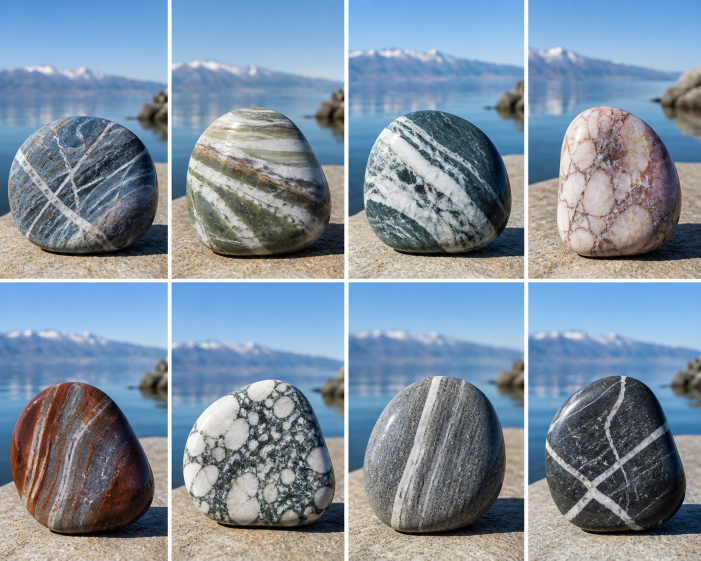
#> input picture media/stone_samples2_8.png, 1402 x 1122 px (shown at 1/2 size)
$ python image_cropper.py stone_samples2_8.png
#> lines starting #> are read from the running program, lines starting #| are printed output that depends on the picture
#!/usr/bin/env -S uv run
# /// script
# requires-python = ">=3.10"
# dependencies = [
#   "pillow>=10.0.0",
# ]
# ///

from PIL import Image
from pathlib import Path
import sys


OUTPUT_DIR = Path("./separate_samples")

# Increase this if you still see white padding lines.
# Try 8, 10, or 12 if needed.
CROP_INSET = 10


def find_white_runs(values, threshold=245, min_run=3):
    runs = []
    start = None

    for i, value in enumerate(values):
        if value >= threshold:
            if start is None:
                start = i
        else:
            if start is not None:
                if i - start >= min_run:
                    runs.append((start, i - 1))
                start = None

    if start is not None and len(values) - start >= min_run:
        runs.append((start, len(values) - 1))

    return runs


def midpoint(run):
    start, end = run
    return (start + end) // 2


def crop_grid(image_path):
#> called with image_path = 'stone_samples2_8.png'
    image_path = Path(image_path)

    if not image_path.exists():
        print(f"Skipping missing file: {image_path}")
        return False

    img = Image.open(image_path).convert("RGB")
#> img is the input picture: PIL image 1402x1122 RGB; mean R, G, B 126.7, 143.4, 160.1
    width, height = img.size
#> width = 1402; height = 1122

    OUTPUT_DIR.mkdir(parents=True, exist_ok=True)

    col_brightness = []
    for x in range(width):
        total = 0
        for y in range(height):
            r, g, b = img.getpixel((x, y))
            total += (r + g + b) / 3
        col_brightness.append(total / height)
#> after the loop, col_brightness = 1402 values, max 254.8 at index 1049, min 110.4 at index 980, mean 143.4

    row_brightness = []
    for y in range(height):
        total = 0
        for x in range(width):
            r, g, b = img.getpixel((x, y))
            total += (r + g + b) / 3
        row_brightness.append(total / width)
#> after the loop, row_brightness = 1122 values, max 253.1 at index 563, min 73.78 at index 506, mean 143.4

    vertical_runs = find_white_runs(col_brightness)
#> the loop in find_white_runs, `for i, value in enumerate(values):` made 1402 passes
#> value on passes 1 to 3: 146.7, 146.5, 146.8
#> after the loop in find_white_runs, `for i, value in enumerate(values):`: runs = [(336, 342), (689, 695), (1049, 1055)]
#> vertical_runs = [(336, 342), (689, 695), (1049, 1055)]
    horizontal_runs = find_white_runs(row_brightness)
#> the loop in find_white_runs (call 2), `for i, value in enumerate(values):` made 1122 passes
#> start on pass 559: 558
#> value on passes 1 to 6: 158.9, 158.9, 159.4, 159.5, 160.1, 160.2
#> horizontal_runs = [(558, 563)]

    vertical_separators = [
        run for run in vertical_runs
        if run[0] > 5 and run[1] < width - 6
    ]
#> vertical_separators = [(336, 342), (689, 695), (1049, 1055)]

    horizontal_separators = [
        run for run in horizontal_runs
        if run[0] > 5 and run[1] < height - 6
    ]
#> horizontal_separators = [(558, 563)]

    if len(vertical_separators) != 3 or len(horizontal_separators) != 1:
        print(f"Could not confidently detect a 4×2 grid in: {image_path}")
        print(f"Image size: {width}×{height}")
        print(f"Detected vertical separators: {vertical_separators}")
        print(f"Detected horizontal separators: {horizontal_separators}")
        return False

    x_bounds = [0] + [midpoint(run) for run in vertical_separators] + [width]
#> x_bounds = [0, 339, 692, 1052, 1402]
    y_bounds = [0] + [midpoint(run) for run in horizontal_separators] + [height]
#> y_bounds = [0, 560, 1122]

    prefix = image_path.stem
    count = 1

    print(f"\nCropping {image_path}...")

    for row in range(2):
        for col in range(4):
            left = x_bounds[col] + CROP_INSET
            right = x_bounds[col + 1] - CROP_INSET
            top = y_bounds[row] + CROP_INSET
            bottom = y_bounds[row + 1] - CROP_INSET

            if right <= left or bottom <= top:
                print(f"Skipping invalid crop for {image_path}, cell {count}")
                count += 1
                continue

            crop = img.crop((left, top, right, bottom))

            output_path = OUTPUT_DIR / f"{prefix}_stone_{count:02d}.png"
            crop.save(output_path)

            print(f"Saved {output_path}")
            count += 1
#> this loop made 2 passes
#> pass 1, in crop_grid, `crop.save(output_path)`:
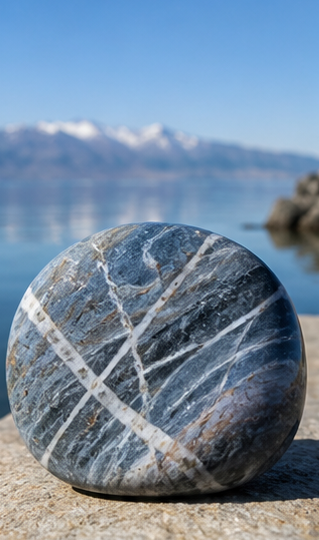
#> saved as stone_samples2_8_stone_01.png: PIL image 319x540 RGB; mean R, G, B 116.2, 137.1, 158.7
#> pass 1, in crop_grid, `crop.save(output_path)`:
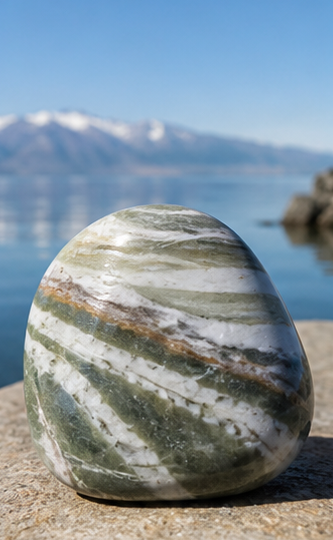
#> saved as stone_samples2_8_stone_02.png: PIL image 333x540 RGB; mean R, G, B 131.6, 146.9, 157.4
#> pass 1, in crop_grid, `crop.save(output_path)`:
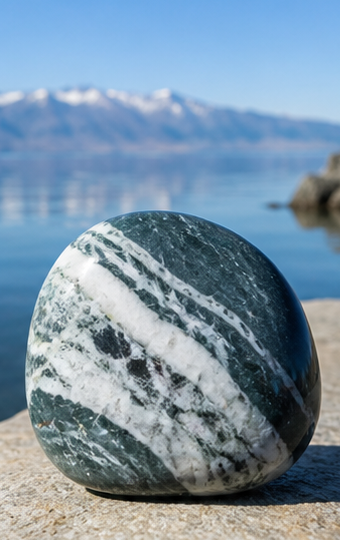
#> saved as stone_samples2_8_stone_03.png: PIL image 340x540 RGB; mean R, G, B 123.3, 146.9, 165.8
#> pass 1, in crop_grid, `crop.save(output_path)`:
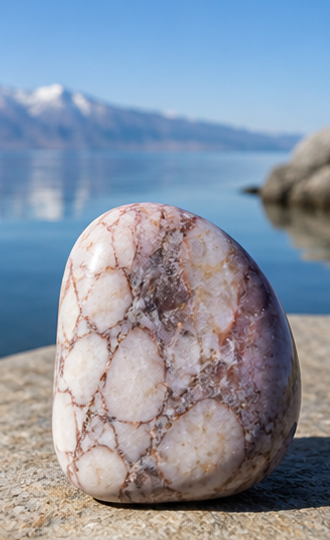
#> saved as stone_samples2_8_stone_04.png: PIL image 330x540 RGB; mean R, G, B 137.2, 148, 164.3
#> after the loop:
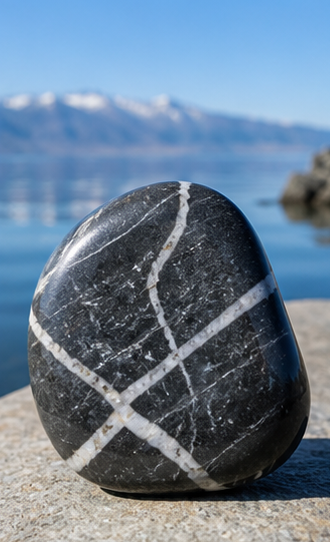
#> crop: PIL image 330x542 RGB; mean R, G, B 106.2, 126.6, 146.8
#> after the loop, count = 9

    return True


def main():
    if len(sys.argv) < 2:
        print("Usage:")
        print("  uv run image_cropper.py input_image_1.png input_image_2.png ...")
        print("")
        print("Example:")
        print("  uv run image_cropper.py stone_samples_8.png stone_samples2_8.png")
        sys.exit(1)

    total = 0
    successful = 0

    for image_path in sys.argv[1:]:
        total += 1
        if crop_grid(image_path):
            successful += 1

    print("")
    print(f"Done. Successfully cropped {successful} of {total} input image(s).")
    print(f"Output folder: {OUTPUT_DIR}")


if __name__ == "__main__":
    main()
